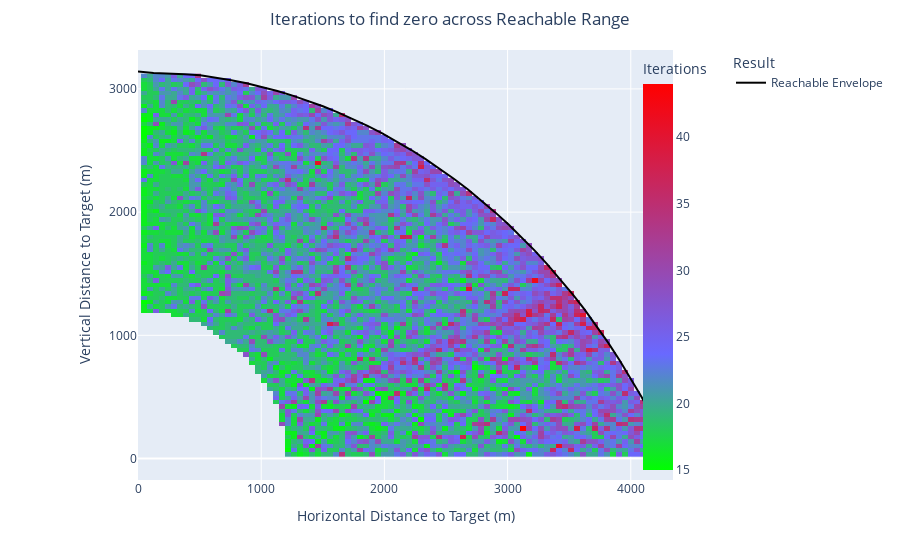

Write notebook code for a chart like this one.
### Markdown cell above
### Plot

### Code cell
p = plot_test_results(scipy_df, envelope_df)
p.write_html('ZeroSciPyChart.html')
